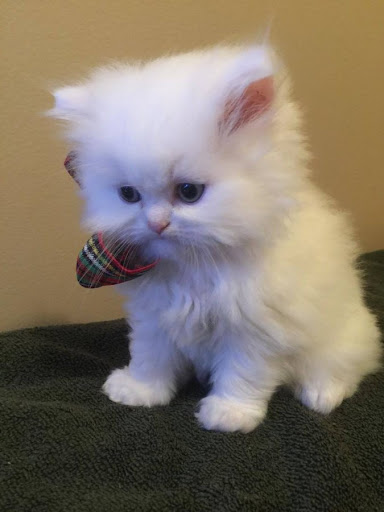
#> input picture persianCat.jpg, 384 x 512 px, found by its file name
$ jupyter execute opencv_getting_setting.ipynb   (shell and % lines are left out)
#> lines starting #> are read from the running program, lines starting #| are printed output that depends on the picture
<a href="https://colab.research.google.com/github/reeda23/Open-CV101-OpenCV-Basics/blob/main/opencv_getting_setting.ipynb" target="_parent"></a>

[cell 1]
from google.colab import drive
drive.mount('/content/drive')

# OpenCV Getting and Setting Pixels
### by [PyImageSearch.com](http://www.pyimagesearch.com)

## Welcome to **[PyImageSearch Plus](http://pyimg.co/plus)** Jupyter Notebooks!

This notebook is associated with the [OpenCV Getting and Setting Pixels](https://www.pyimagesearch.com/2021/01/20/opencv-getting-and-setting-pixels/) blog post published on 2021-01-20.

Only the code for the blog post is here. Most codeblocks have a 1:1 relationship with what you find in the blog post with two exceptions: (1) Python classes are not separate files as they are typically organized with PyImageSearch projects, and (2) Command Line Argument parsing is replaced with an `args` dictionary that you can manipulate as needed.

We recommend that you execute (press ▶️) the code block-by-block, as-is, before adjusting parameters and `args` inputs. Once you've verified that the code is working, you are welcome to hack with it and learn from manipulating inputs, settings, and parameters. For more information on using Jupyter and Colab, please refer to these resources:

*   [Jupyter Notebook User Interface](https://jupyter-notebook.readthedocs.io/en/stable/notebook.html#notebook-user-interface)
*   [Overview of Google Colaboratory Features](https://colab.research.google.com/notebooks/basic_features_overview.ipynb)

As a reminder, these PyImageSearch Plus Jupyter Notebooks are not for sharing; please refer to the **Copyright** directly below and **Code License Agreement** in the last cell of this notebook.

Happy hacking!

*Adrian*

<hr>

***Copyright:*** *The contents of this Jupyter Notebook, unless otherwise indicated, are Copyright 2021 Adrian Rosebrock, PyimageSearch.com. All rights reserved. Content like this is made possible by the time invested by the authors. If you received this Jupyter Notebook and did not purchase it, please consider making future content possible by joining PyImageSearch Plus at http://pyimg.co/plus/ today.*

### Download the code zip file

[cell 2]
%cd opencv-getting-setting

## Blog Post Code

### Import Packages

[cell 3]
# import the necessary packages
from matplotlib import pyplot as plt
import argparse
import cv2

### Function to display images in Jupyter Notebooks and Google Colab

[cell 4]
def plt_imshow(title, image):
	# convert the image frame BGR to RGB color space and display it
	image = cv2.cvtColor(image, cv2.COLOR_BGR2RGB)
	plt.imshow(image)
	plt.title(title)
	plt.grid(False)
	plt.show()

### Getting and setting pixels with OpenCV

[cell 5]
# construct the argument parser and parse the arguments
#ap = argparse.ArgumentParser()
#ap.add_argument("-i", "--image", type=str, default="adrian.png",
#	help="path to the input image")
#args = vars(ap.parse_args())

# since we are using Jupyter Notebooks we can replace our argument
# parsing code with *hard coded* arguments and values
args = {
	"image": "/content/drive/MyDrive/OpenCV101 - Basics of OpenCV/persianCat.jpg"
}

[cell 6]
# load the image, grab its spatial dimensions (width and height),
# and then display the original image to our screen
image = cv2.imread(args["image"])
#> image is the input picture: shape (512, 384, 3); mean B, G, R 104.1, 117.3, 128.4
(h, w) = image.shape[:2]
#> h = 512; w = 384
plt_imshow("Original", image)

[cell 7]
# images are simply NumPy arrays -- with the origin (0, 0) located at
# the top-left of the image
(b, g, r) = image[0, 0]
#> b = 94; g = 145; r = 171
print("Pixel at (0, 0) - Red: {}, Green: {}, Blue: {}".format(r, g, b))
#| Pixel at (0, 0) - Red: 171, Green: 145, Blue: 94

# access the pixel located at x=50, y=20
(b, g, r) = image[20, 50]
#> b = 99; g = 143; r = 172
print("Pixel at (50, 20) - Red: {}, Green: {}, Blue: {}".format(r, g, b))
#| Pixel at (50, 20) - Red: 172, Green: 143, Blue: 99

# update the pixel at (50, 20) and set it to red
image[20, 50] = (0, 0, 255)
(b, g, r) = image[20, 50]
#> b = 0; g = 0; r = 255
print("Pixel at (50, 20) - Red: {}, Green: {}, Blue: {}".format(r, g, b))
#| Pixel at (50, 20) - Red: 255, Green: 0, Blue: 0

[cell 8]
# compute the center of the image, which is simply the width and height
# divided by two
(cX, cY) = (w // 2, h // 2)
#> cX = 192; cY = 256

# since we are using NumPy arrays, we can apply array slicing to grab
# large chunks/regions of interest from the image -- here we grab the
# top-left corner of the image
tl = image[0:cY, 0:cX]
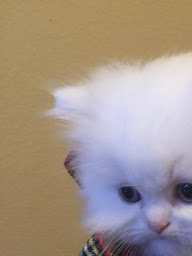
#> tl: shape (256, 192, 3); mean B, G, R 139.8, 150, 164.7
plt_imshow("Top-Left Corner", tl)

[cell 9]
# in a similar fashion, we can crop the top-right, bottom-right, and
# bottom-left corners of the image and then display them to our
# screen
tr = image[0:cY, cX:w]
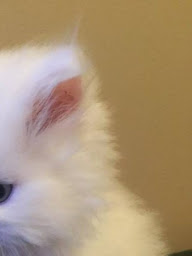
#> tr: shape (256, 192, 3); mean B, G, R 120.5, 150, 172.5
br = image[cY:h, cX:w]
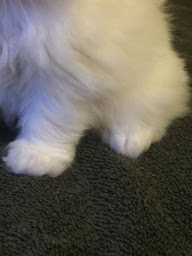
#> br: shape (256, 192, 3); mean B, G, R 95.1, 104, 108.2
bl = image[cY:h, 0:cX]
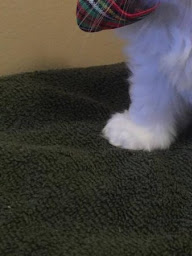
#> bl: shape (256, 192, 3); mean B, G, R 61, 65.1, 67.9
plt_imshow("Top-Right Corner", tr)
plt_imshow("Bottom-Right Corner", br)
plt_imshow("Bottom-Left Corner", bl)

[cell 10]
# set the top-left corner of the original image to be green
image[0:cY, 0:cX] = (0, 255, 0)
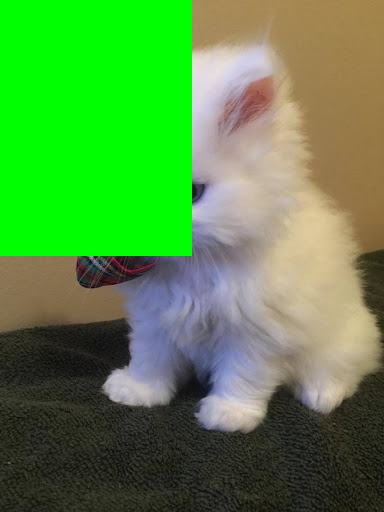
#> image: shape (512, 384, 3); mean B, G, R 69.2, 143.5, 87.2

# Show our updated image
plt_imshow("Updated", image)

$ run again, with adrian.png saved as persianCat.jpg
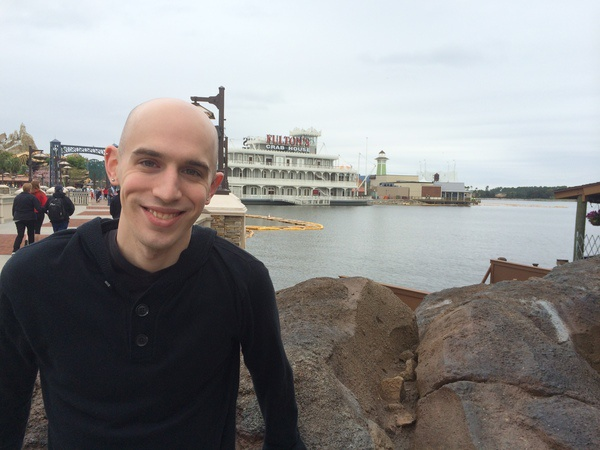
#> input picture adrian.png, 600 x 450 px, found by its file name
#> image is the input picture: shape (450, 600, 3); mean B, G, R 139.8, 140.1, 141
#> `(b, g, r) = image[0, 0]`: b = 248; g = 241; r = 232
#| Pixel at (0, 0) - Red: 232, Green: 241, Blue: 248
#> `(b, g, r) = image[20, 50]`: b = 245; g = 238; r = 229
#| Pixel at (50, 20) - Red: 229, Green: 238, Blue: 245
#> `(b, g, r) = image[20, 50]`: b = 0; r = 255
#| Pixel at (50, 20) - Red: 255, Green: 0, Blue: 0
#> `bl = image[cY:h, 0:cX]`:
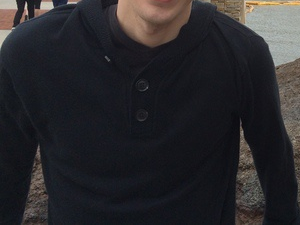
#> bl: shape (225, 300, 3); mean B, G, R 43.7, 40.7, 41.7
#> `image[0:cY, 0:cX] = (0, 255, 0)`:
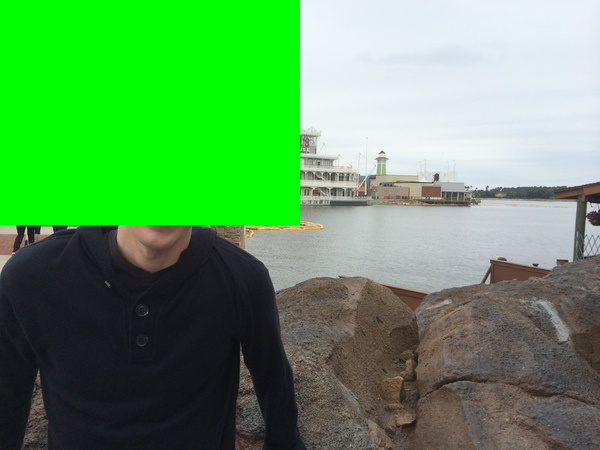
#> image: shape (450, 600, 3); mean B, G, R 92.3, 156, 92.4

$ run again, with grand_canyon.png saved as persianCat.jpg
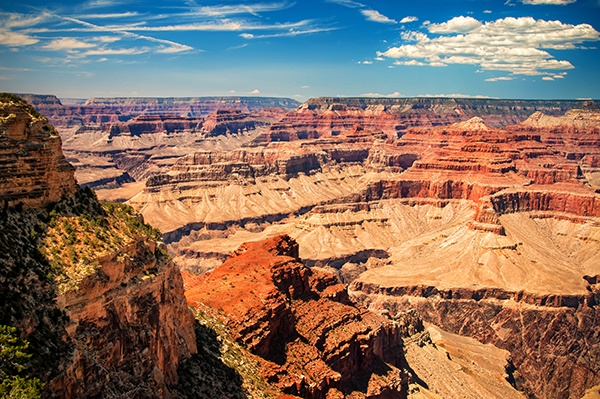
#> input picture grand_canyon.png, 600 x 399 px, found by its file name
#> image is the input picture: shape (399, 600, 3); mean B, G, R 97.6, 113.2, 138.3
#> `(b, g, r) = image[0, 0]`: b = 114; g = 71; r = 4
#| Pixel at (0, 0) - Red: 4, Green: 71, Blue: 114
#> `(b, g, r) = image[20, 50]`: b = 156; g = 125; r = 72
#| Pixel at (50, 20) - Red: 72, Green: 125, Blue: 156
#> `(b, g, r) = image[20, 50]`: b = 0; r = 255
#| Pixel at (50, 20) - Red: 255, Green: 0, Blue: 0
#> `bl = image[cY:h, 0:cX]`:
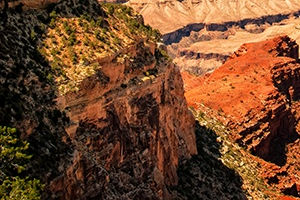
#> bl: shape (200, 300, 3); mean B, G, R 42.1, 70.7, 112.2
#> `image[0:cY, 0:cX] = (0, 255, 0)`:
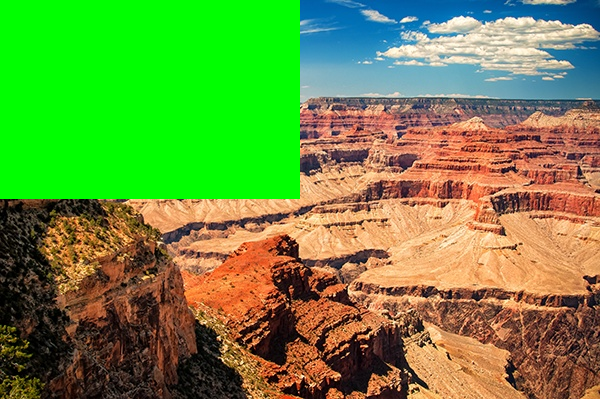
#> image: shape (399, 600, 3); mean B, G, R 63.9, 144.6, 107.2
